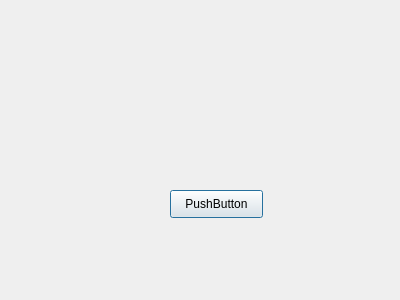
<?xml version="1.0" encoding="UTF-8"?>
<ui version="4.0">
 <class>try</class>
 <widget class="QDialog" name="try">
  <property name="geometry">
   <rect>
    <x>0</x>
    <y>0</y>
    <width>400</width>
    <height>300</height>
   </rect>
  </property>
  <property name="windowTitle">
   <string>Dialog</string>
  </property>
  <widget class="QPushButton" name="pushButton">
   <property name="geometry">
    <rect>
     <x>170</x>
     <y>190</y>
     <width>93</width>
     <height>28</height>
    </rect>
   </property>
   <property name="text">
    <string>PushButton</string>
   </property>
  </widget>
 </widget>
 <resources/>
 <connections/>
</ui>
